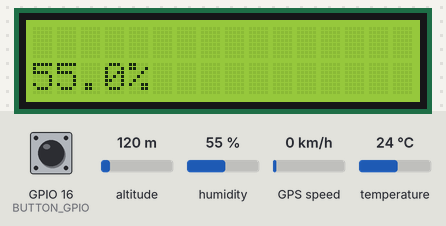
The program below on a simulated Raspberry Pi (BCM pin numbers). Shown: 16×2 character LCD. Inputs (shaded band) come from the test bench; at power-on: GPIO 16 (BUTTON_GPIO) HIGH, altitude 120 m, humidity 55 %, GPS speed 0 km/h, temperature 24 °C. The GPS gets a fix after 3 s at 37.7749, -122.4194 with 8 satellites; no MQTT or app messages arrive unless stated; threads take turns every 2 ms; what the program prints to the terminal is not drawn.

Above: at 6.1 s.
6.2 s: GPIO 16 (BUTTON_GPIO) pulled LOW for 0.3 s
At 7.6 s:
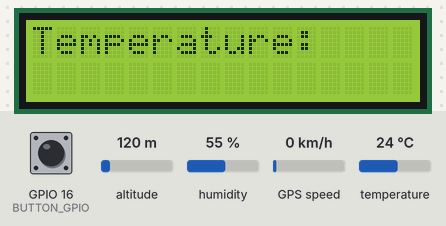
8.0 s: GPIO 16 (BUTTON_GPIO) pulled LOW for 1 s
At 9.5 s:
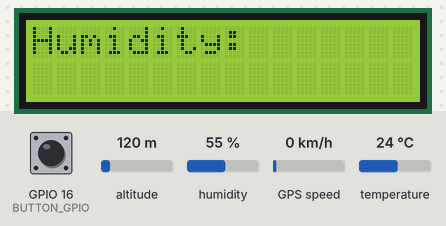
10.5 s: GPIO 16 (BUTTON_GPIO) pulled LOW for 3.2 s
At 66.8 s:
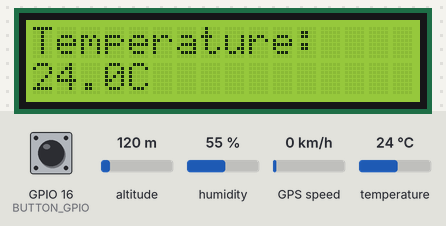
Timing chart, 0 to 67.5 s (numbered marks = the images above; inputs shaded):
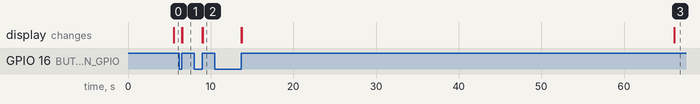

The program:

weatherstation.py
```python
import Adafruit_DHT
from publisher import *
import uuid
import threading
from signal import signal, SIGTERM, SIGHUP
import signal
from rpi_lcd import LCD
import time
import RPi.GPIO as GPIO
import sys
import serial
import pynmea2

lcd = LCD()
BUTTON_GPIO = 16
temperatura = False

def temperatureSensor():
    DHT_SENSOR = Adafruit_DHT.DHT11
    DHT_PIN = 4

    newtemperature = 0
    while True:
        humidity, temperature = Adafruit_DHT.read(DHT_SENSOR, DHT_PIN)
        if temperature is not None:
            if (newtemperature != temperature):
                newtemperature = temperature
                send_temperature(temperature)
            print("Temp={0:0.1f}C ".format(temperature))
            if temperatura:
                lcd.text("{0:0.1f}C ".format(temperature), 2)
        else:
            print("Sensore failure. Check wiring.")
            if temperatura:
                lcd.text("Failure", 2)
        time.sleep(60)


def humiditySensor():
    DHT_SENSOR = Adafruit_DHT.DHT11
    DHT_PIN = 4
    newhumidity = 0
    while True:
        humidity, temperature = Adafruit_DHT.read(DHT_SENSOR, DHT_PIN)
        if humidity is not None:
            if (newhumidity != humidity):
                newhumidity = humidity
                send_humidity(humidity)
            print("Hum={0:0.1f}% ".format(humidity))
            if not temperatura:
                lcd.text("{0:0.1f}% ".format(humidity), 2)
        else:
            print("Sensore failure. Check wiring.")
            if not temperatura:
                lcd.text("Failure", 2)

        time.sleep(60)

def getPosition():
    while True:
        port = "/dev/ttyAMA0"
        ser = serial.Serial(port, baudrate=9600, timeout=0.5)
        dataout = pynmea2.NMEAStreamReader()
        newdata = ser.readline()

        if str(newdata[0:5]) == "b'$GPRM'":
            maxsize = newdata.__len__()
            msg = pynmea2.parse(str(newdata)[2:maxsize])
            lat = msg.latitude
            lng = msg.longitude
            gps = str(lat)+ " ; " +str(lng)
            return str(gps)

def weatherSensor():
    make_connection()
    id = ':'.join(['{:02x}'.format((uuid.getnode() >> ele) & 0xff)
                   for ele in range(0,8*6,8)][::-1])
    print (id)
    print(getPosition())
    send_id(id+" - Raspberry 1")
    send_state("Activo")
    send_ubication(getPosition())

def safe_exit(signum, frame):
    lcd.clear()
    GPIO.cleanup()
    sys.exit(0)

def button_released_callback(channel):
    global temperatura
    lcd.clear()
    temperatura = not temperatura
    if temperatura:
        lcd.text("Temperature:", 1)
    else:
        lcd.text("Humidity:", 1)

def signal_handler(sig, frame):
    GPIO.cleanup()
    sys.exit(0)
    lcd.clear()

def lcdStart():
    GPIO.setmode(GPIO.BCM)
    GPIO.setup(BUTTON_GPIO, GPIO.IN, pull_up_down=GPIO.PUD_UP)
    GPIO.add_event_detect(BUTTON_GPIO, GPIO.RISING, callback=button_released_callback, bouncetime=300)
    signal.signal(signal.SIGINT, signal_handler)


if __name__== "__main__":
    weatherSensor()
    lcdStart()
    temperature = threading.Thread(target=temperatureSensor)
    humidity = threading.Thread(target=humiditySensor)
    temperature.start()
    humidity.start()
```

publisher.py
```python
import paho.mqtt.client as mqtt
import time
def on_connect(client, userdata, flags,rc):
    if rc == 0:
        print("Connected success")
    else:
        print("Connected fail with code", {rc})

client = mqtt.Client()
def make_connection():
    client.username_pw_set(username="dso_server", password="dso_password")
    client.on_connect = on_connect
    client.will_set('/uc3m/classrooms/leganes/gr83/device_state', 'Inactivo')
    client.connect("34.89.211.37",1883,60)

def send_temperature(temperature):
    client.publish('/uc3m/classrooms/leganes/gr83/temperature', payload=temperature,qos=0,retain=False)
    time.sleep(1)

def send_humidity(humidity):
    client.publish('/uc3m/classrooms/leganes/gr83/humidity', payload=humidity,qos=0,retain=False)
    time.sleep(1)

def send_id(id):
    client.publish('/uc3m/classrooms/leganes/gr83/device_info', payload=id,qos=0,retain=False)
    time.sleep(1)

def send_state(state):
    client.publish('/uc3m/classrooms/leganes/gr83/device_state', payload=state, qos=0, retain=False)
    time.sleep(1)

def send_ubication(ubication):
    client.publish('/uc3m/classrooms/leganes/gr83/device_ubication', payload=ubication, qos=0, retain=False)
    time.sleep(1)
```

Measured:
- after the input at 6.2 s, the display: first changes after 0.30 s (image 1 shows a later state)
- after the input at 8.0 s, the display: first changes after 1.0 s (image 2 shows a later state)
- after the input at 10.5 s, the display: first changes after 3.2 s (image 3 shows a later state)
